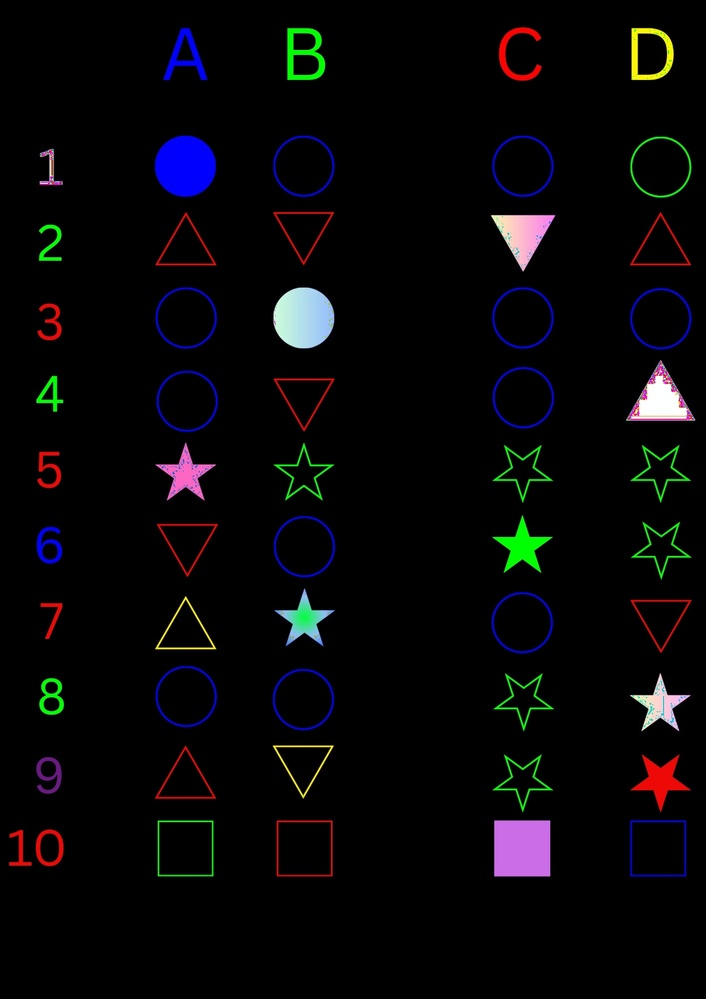
#> input picture testcase2/combine1.jpg, 706 x 999 px, shrunk from 1414 x 2000 before the run
$ python getQueAns.py
#> lines starting #> are read from the running program, lines starting #| are printed output that depends on the picture; after the words box and inside, x2 and y2 are one past the last pixel; in counts of white or black regions, pixels touching at a corner belong together
import numpy as np
import cv2

#get combined image
img = cv2.imread('combine1.jpg',cv2.IMREAD_COLOR)
#> img is the input picture: shape (999, 706, 3); mean B, G, R 8.3, 6.6, 7.2

#convert to grayscale
gray = cv2.cvtColor(img,cv2.COLOR_BGR2GRAY)
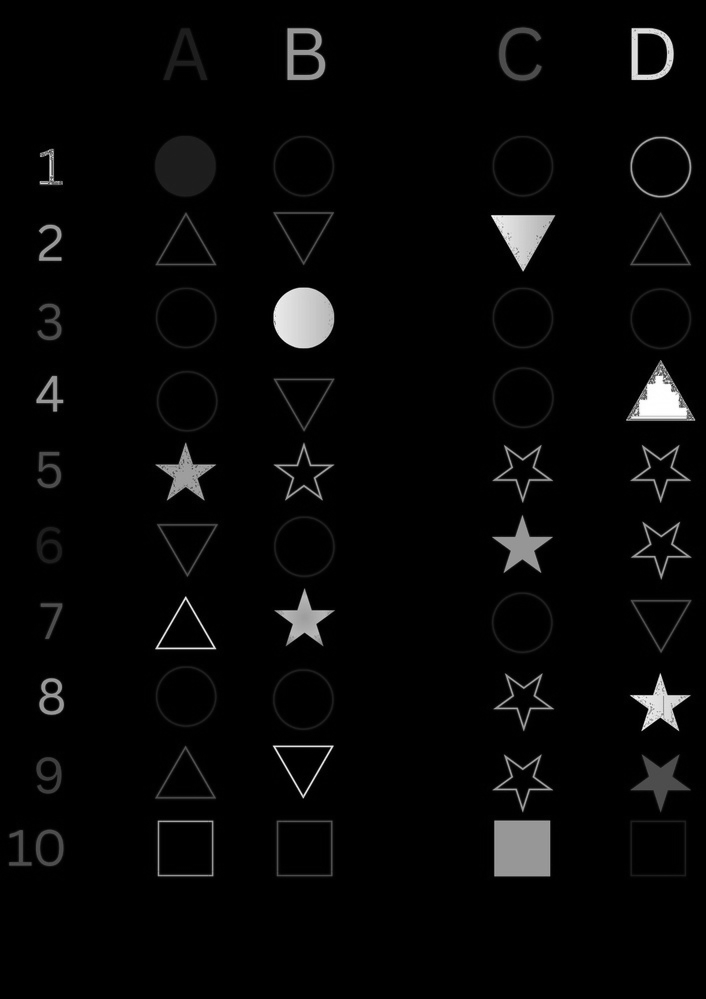
#> gray: shape (999, 706); min 0, max 255, mean 6.9
cv2.imwrite('gray.jpg', gray)

#convert to black and white
ret,thresh = cv2.threshold(gray,0,255,cv2.THRESH_BINARY)
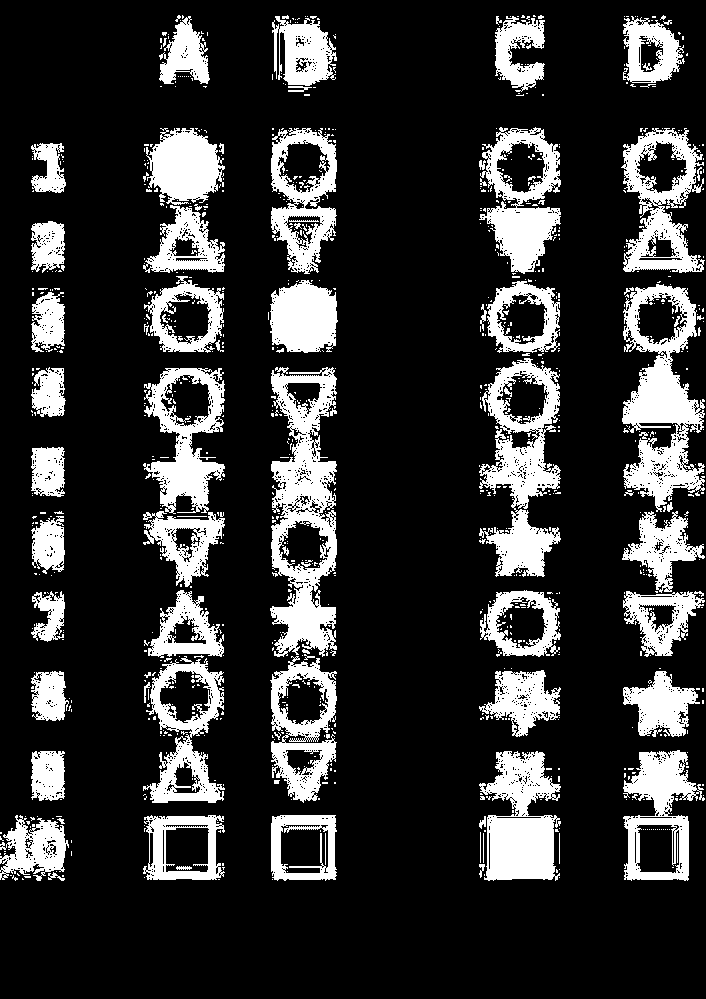
#> thresh: shape (999, 706); 19.6% white; 874 white regions (786 under 20 px), largest, box (x1, y1, x2, y2) and area: (270, 367, 337, 657) 10646, (622, 284, 705, 512) 9095, (479, 358, 561, 577) 8380
cv2.imwrite('blackwhite.jpg',thresh)

#erosion
kernel = np.ones((5, 5), np.uint8)
eroded = cv2.erode(thresh, kernel, iterations=12)
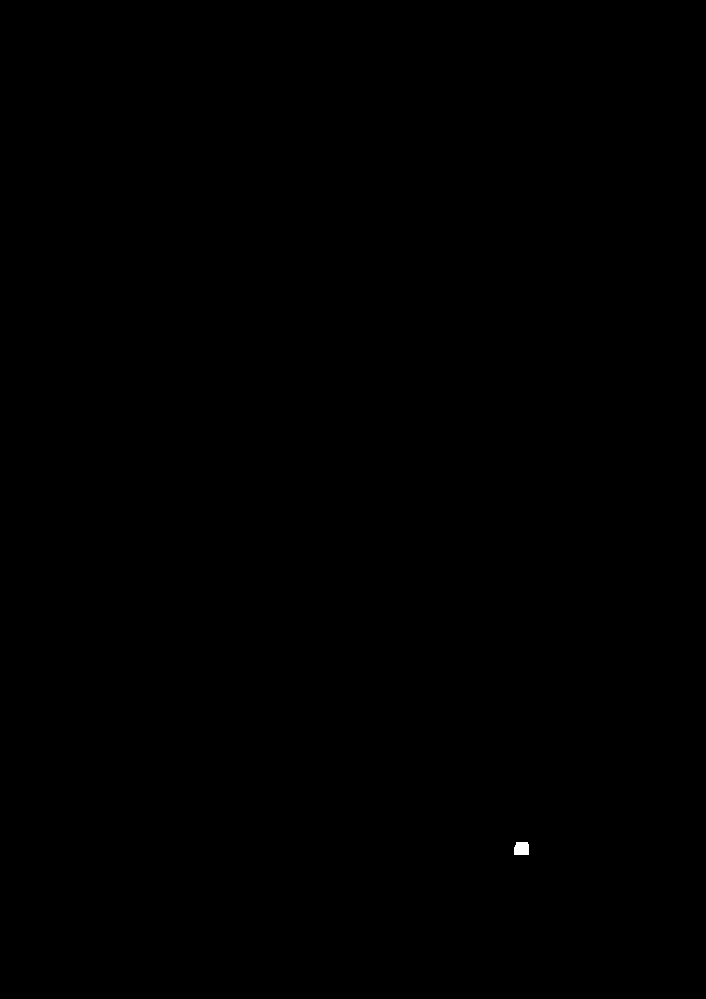
#> eroded: shape (999, 706); 0.03% white; 1 white region, box (x1, y1, x2, y2) and area: (514, 842, 529, 855) 185
cv2.imwrite('eroded.jpg', eroded)

height, width = eroded.shape[:2]
#> height = 999; width = 706
h=int(height/14)
#> h = 71
w=int(width/6)
#> w = 117
#print (h)
#print(w)

#get coords when white pixels encountered then skip rows and columns
coords=[]
y=0
que=0
while y<height:
    for x in range(width):
        if eroded[y,x]>0:
            que+=1
            coords.append((x,y,que))
            if y+h>=height or x+w>=width:
                if y+h>=height:
                    x+=w
                if x+w>=width:
                    y+=h
            else:
                x+=w
                y+=h
        x+=1
    y+=1
#> after the loop, coords = [(516, 842, 1)]; que = 1; x = 706; y = 999

#print(coords)


# assign que and ans
def queans(coord):
    x,y,q=coord
    match x:
        case x if x in range(1*w, 2*w):
            a="A"
        case x if x in range(2*w, 3*w):
            a="B"
        case x if x in range(4*w, 5*w):
            a="C"
        case x if x in range(5*w, 6*w):
            a="D"
        case _:
            a=None

    return (q,a)


#print que and ans
qa=[]
for k in coords:
    qa.append(queans(k))
#> after the loop, qa = [(1, 'C')]

print(qa)
#| [(1, 'C')]

cv2.waitKey(0)
cv2.destroyAllWindows()

$ run again, with testcase2/Bhaskar.jpg copied over testcase2/combine1.jpg
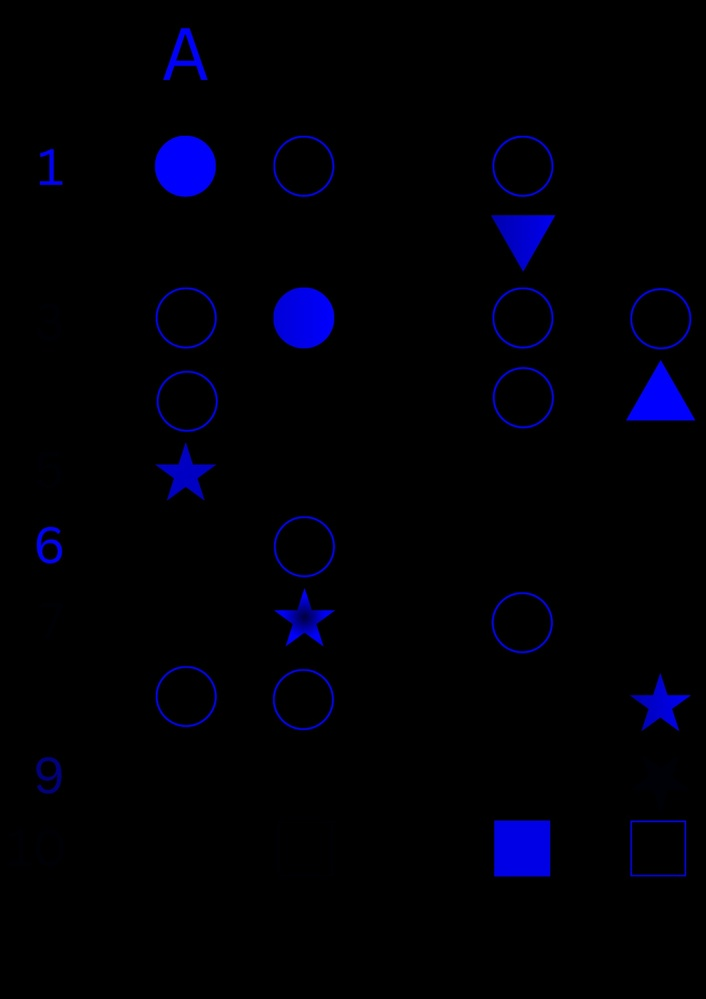
#> input picture testcase2/Bhaskar.jpg, 706 x 999 px, shrunk from 1414 x 2000 before the run
#> img is the input picture: shape (999, 706, 3); mean B, G, R 7.5, 0.1, 0.2
#> `gray = cv2.cvtColor(img,cv2.COLOR_BGR2GRAY)`:
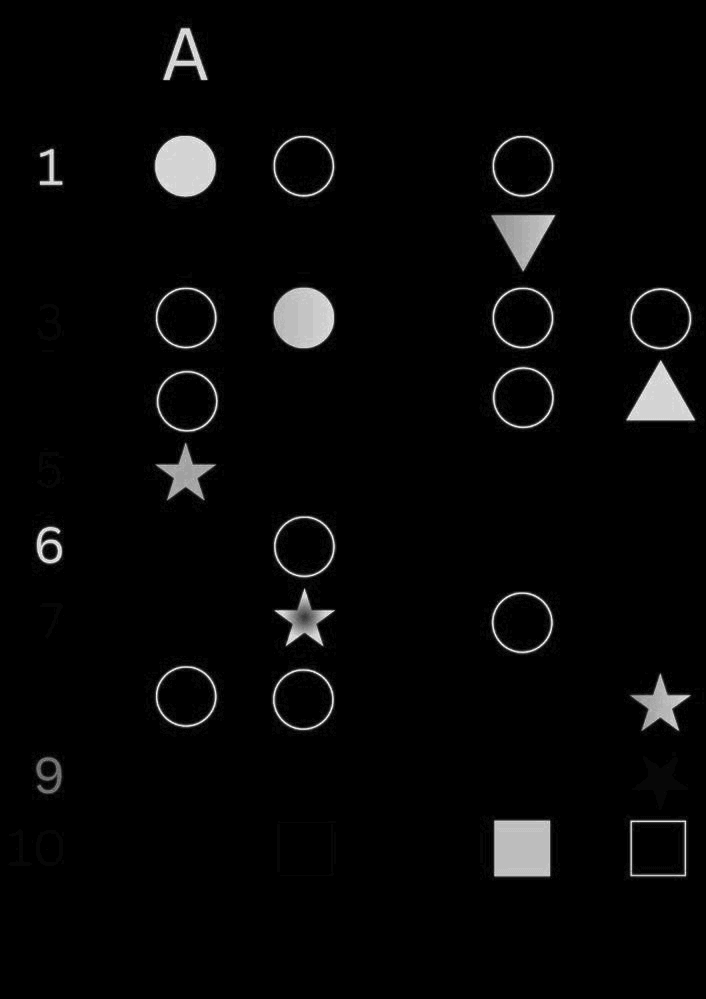
#> gray: shape (999, 706); min 0, max 35, mean 1; drawn with min black and max white
#> `ret,thresh = cv2.threshold(gray,0,255,cv2.THRESH_BINARY)`:
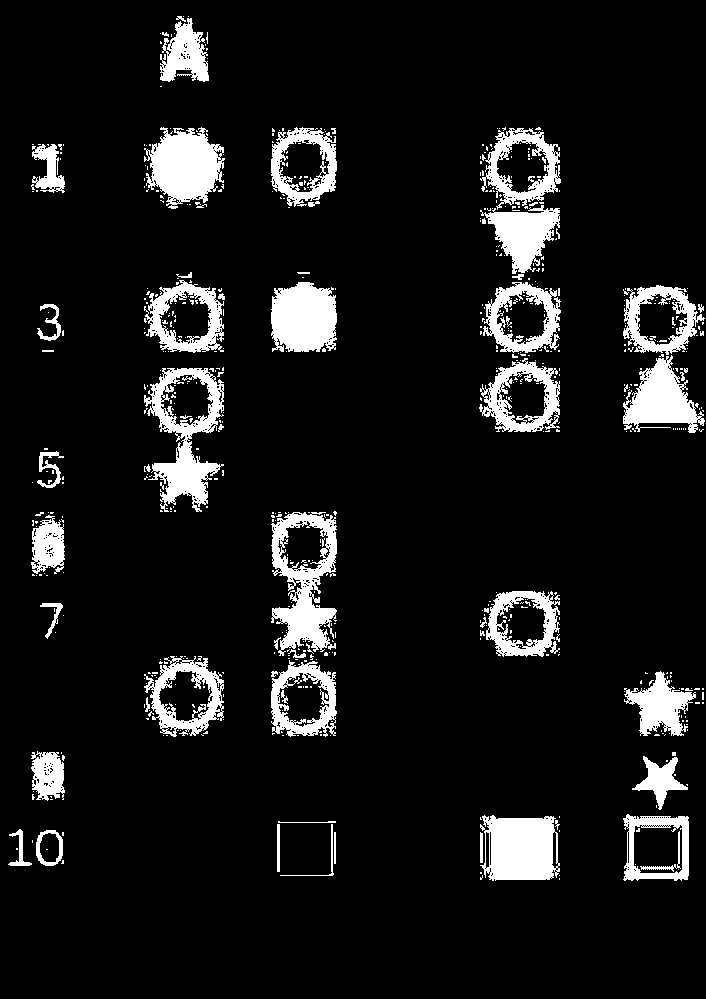
#> thresh: shape (999, 706); 9.3% white; 603 white regions (541 under 20 px), largest, box (x1, y1, x2, y2) and area: (271, 512, 337, 656) 4750, (144, 368, 224, 512) 4670, (144, 127, 225, 209) 4254
#> eroded: shape (999, 706); 0.02% white; 1 white region, box (x1, y1, x2, y2) and area: (515, 843, 528, 856) 138
#| [(1, 'C')]

$ run again, with testcase2/Raghav.jpg copied over testcase2/combine1.jpg
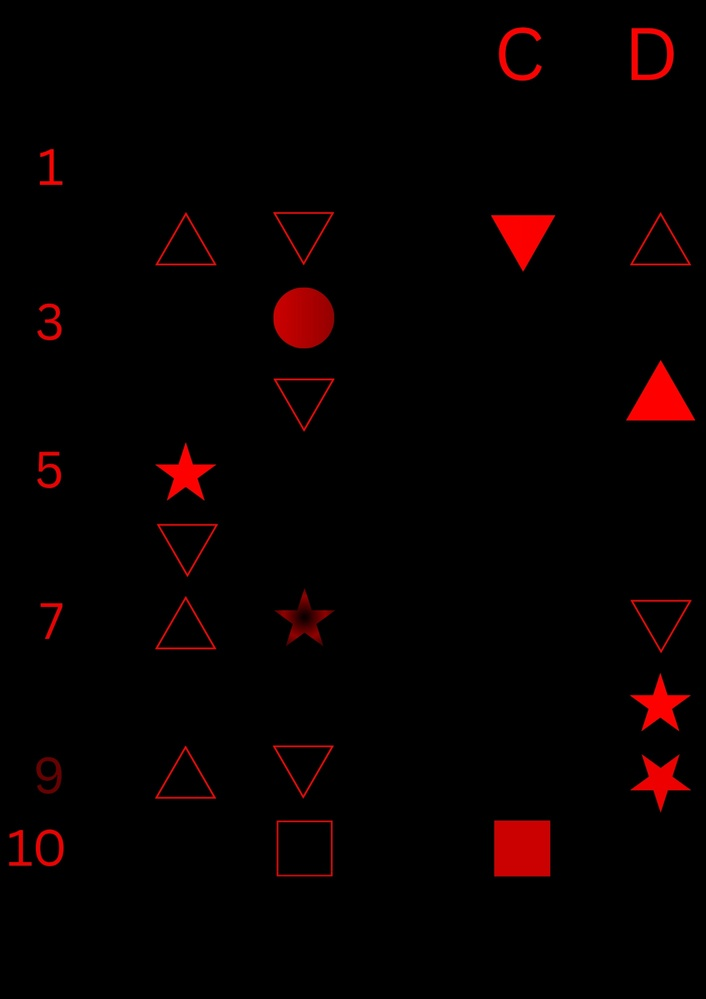
#> input picture testcase2/Raghav.jpg, 706 x 999 px, shrunk from 1414 x 2000 before the run
#> img is the input picture: shape (999, 706, 3); mean B, G, R 0.4, 0.3, 6.7
#> `gray = cv2.cvtColor(img,cv2.COLOR_BGR2GRAY)`:
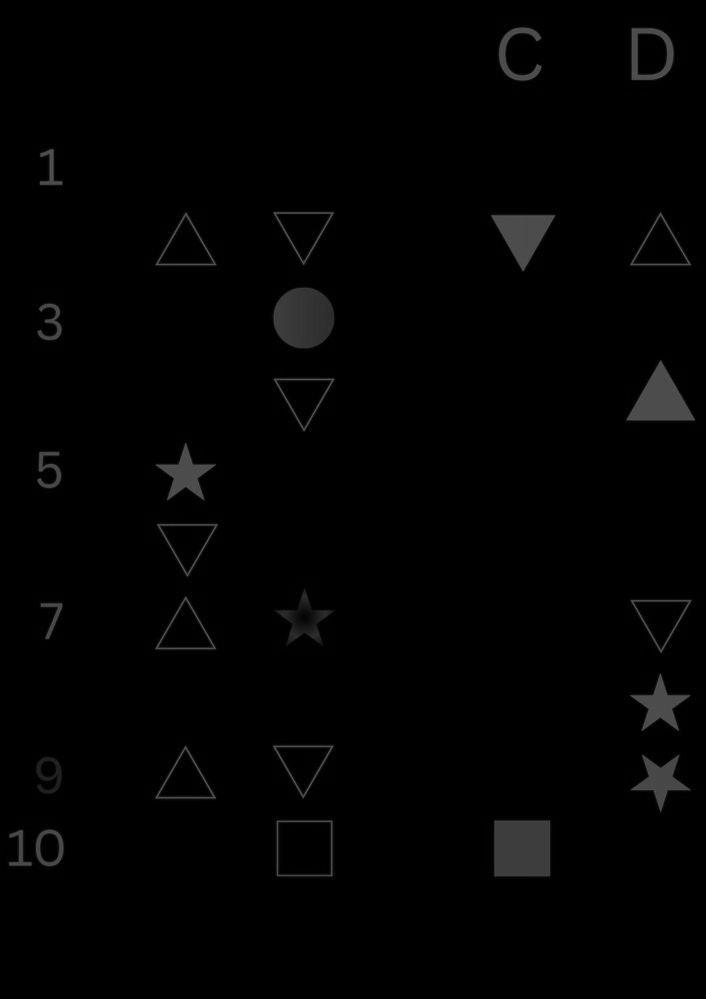
#> gray: shape (999, 706); min 0, max 88, mean 2.2
#> `ret,thresh = cv2.threshold(gray,0,255,cv2.THRESH_BINARY)`:
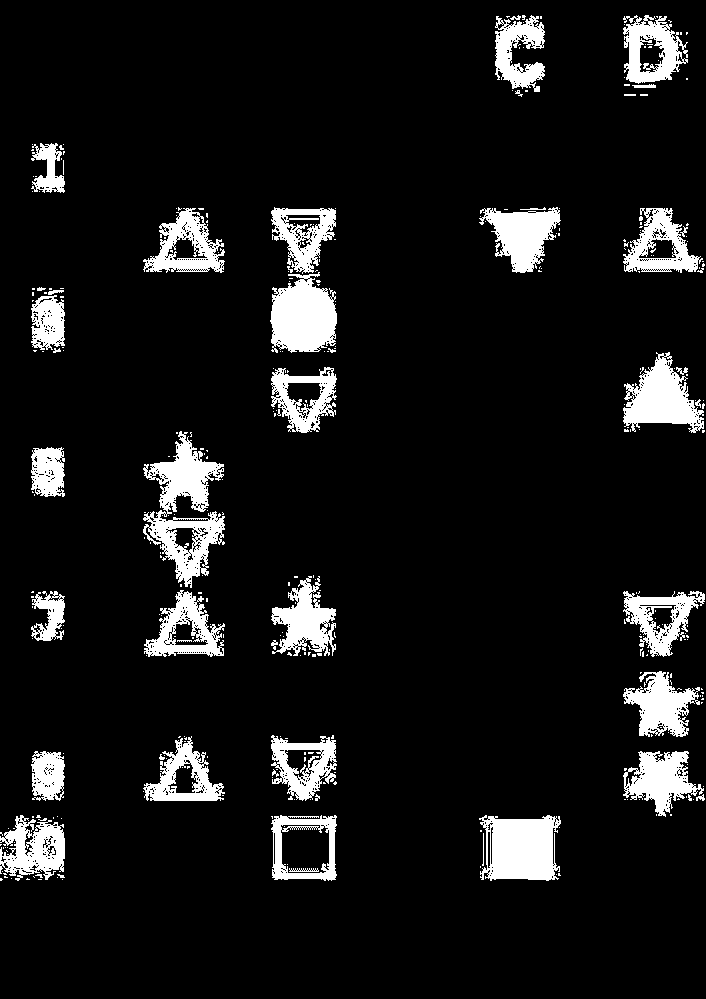
#> thresh: shape (999, 706); 9.1% white; 331 white regions (285 under 20 px), largest, box (x1, y1, x2, y2) and area: (143, 431, 225, 588) 5526, (479, 815, 561, 881) 4202, (270, 272, 337, 353) 4040
#> eroded: shape (999, 706); 0.02% white; 1 white region, box (x1, y1, x2, y2) and area: (517, 843, 529, 855) 140
#| [(1, 'C')]
